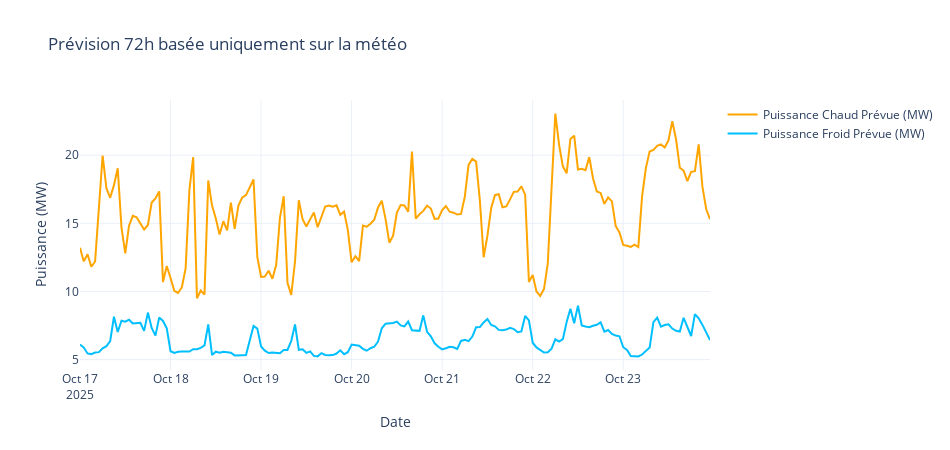

Notebook cell for this chart:
### Code cell
# --- Réentraînement avec variables météo + temporelles ---
features_simple = ['T_Ext', 'HR_Ext', 'Hour', 'Day', 'Month', 'Year', 'Weekend']
X_simple = data[features_simple]
y_chaud = data['P_Chaud']
y_froid = data['P_Froid']

model_chaud_simple = RandomForestRegressor(n_estimators=200, random_state=42, n_jobs=-1)
model_chaud_simple.fit(X_simple, y_chaud)

model_froid_simple = RandomForestRegressor(n_estimators=200, random_state=42, n_jobs=-1)
model_froid_simple.fit(X_simple, y_froid)

# --- Préparation des données météo futures ---
df_future = Meteo_pred.copy()
df_future['Date'] = pd.to_datetime(df_future['Date'])
df_future = df_future.sort_values('Date')
df_future['Hour'] = df_future['Date'].dt.hour
df_future['Day'] = df_future['Date'].dt.day
df_future['Month'] = df_future['Date'].dt.month
df_future['Year'] = df_future['Date'].dt.year
df_future['Weekend'] = (df_future['Date'].dt.weekday >= 5).astype(int)

X_future = df_future[['T_Ext', 'HR_Ext', 'Hour', 'Day', 'Month', 'Year', 'Weekend']]

# --- Prédiction directe ---
df_future['P_Chaud_Prédit'] = model_chaud_simple.predict(X_future)
df_future['P_Froid_Prédit'] = model_froid_simple.predict(X_future)

# --- Visualisation ---
fig = go.Figure()
fig.add_trace(go.Scatter(x=df_future['Date'], y=df_future['P_Chaud_Prédit'],
                         mode='lines', name='Puissance Chaud Prévue (MW)', line=dict(color='orange')))
fig.add_trace(go.Scatter(x=df_future['Date'], y=df_future['P_Froid_Prédit'],
                         mode='lines', name='Puissance Froid Prévue (MW)', line=dict(color='deepskyblue')))
fig.update_layout(title='Prévision 72h basée uniquement sur la météo',
                  xaxis_title='Date', yaxis_title='Puissance (MW)',
                  template='plotly_white', width=950, height=450)
fig.show()

### Figure 1 — Plotly figure (JSON) as saved in the notebook; plotly's stock layout.template omitted (floating-point values rounded to 4 significant figures; data arrays with more than 128 entries replaced by an {"elided": "..."} marker saying what was removed)
{"data": [{"line": {"color": "orange"}, "mode": "lines", "name": "Puissance Chaud Prévue (MW)", "type": "scatter", "x": {"elided": "168 str values"}, "y": {"elided": "168 float values"}}, {"line": {"color": "deepskyblue"}, "mode": "lines", "name": "Puissance Froid Prévue (MW)", "type": "scatter", "x": {"elided": "168 str values"}, "y": {"elided": "168 float values"}}], "layout": {"height": 450, "title": {"text": "Prévision 72h basée uniquement sur la météo"}, "width": 950, "xaxis": {"title": {"text": "Date"}}, "yaxis": {"title": {"text": "Puissance (MW)"}}}}
